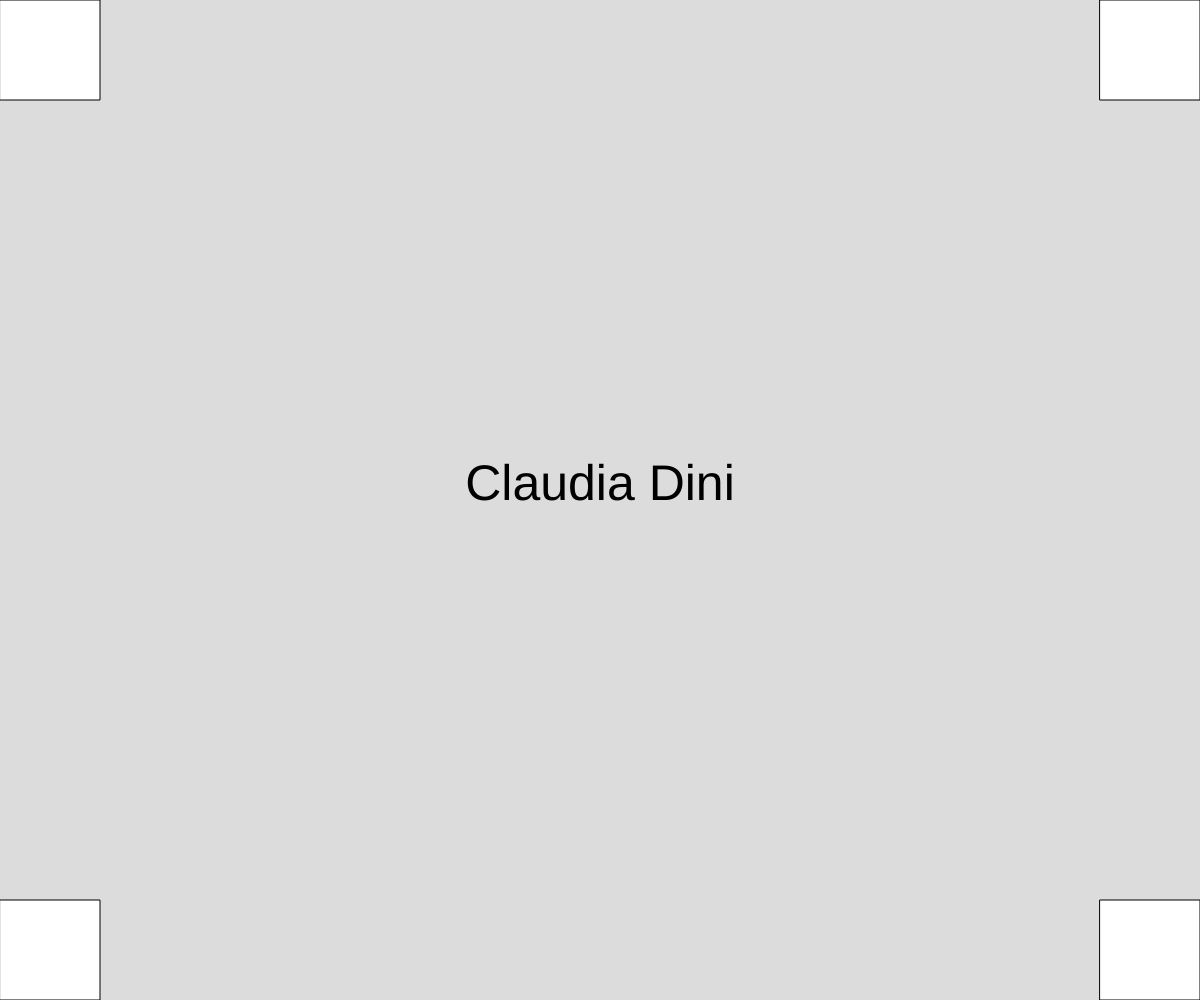
Frame 1 (no input)
Frame 60 (no input): identical to frame 1, image omitted
Frame 120 (the mouse pressed at the canvas centre since frame 60): identical to frame 1, image omitted

The p5.js sketch that drew this single still picture (run headless with seeded random() and noise() and a simulated clock; from frame 60 on, the mouse is pressed at the canvas centre):

// p5.js sketch
// ── sketch.js
function setup() {
  createCanvas(windowWidth, windowHeight);
}

function draw() {
  background(220);
  const s = 100;

  rect(0, 0, s, s);
  rect(0, height - s, s, s);
  rect(width - s, 0, s, s);
  rect(width - s, height - s, s, s);

  textSize(50);
  textAlign("center");
  text("Claudia Dini", width / 2, height / 2);
}

function windowResized() {
  resizeCanvas(windowWidth, windowHeight);
}
